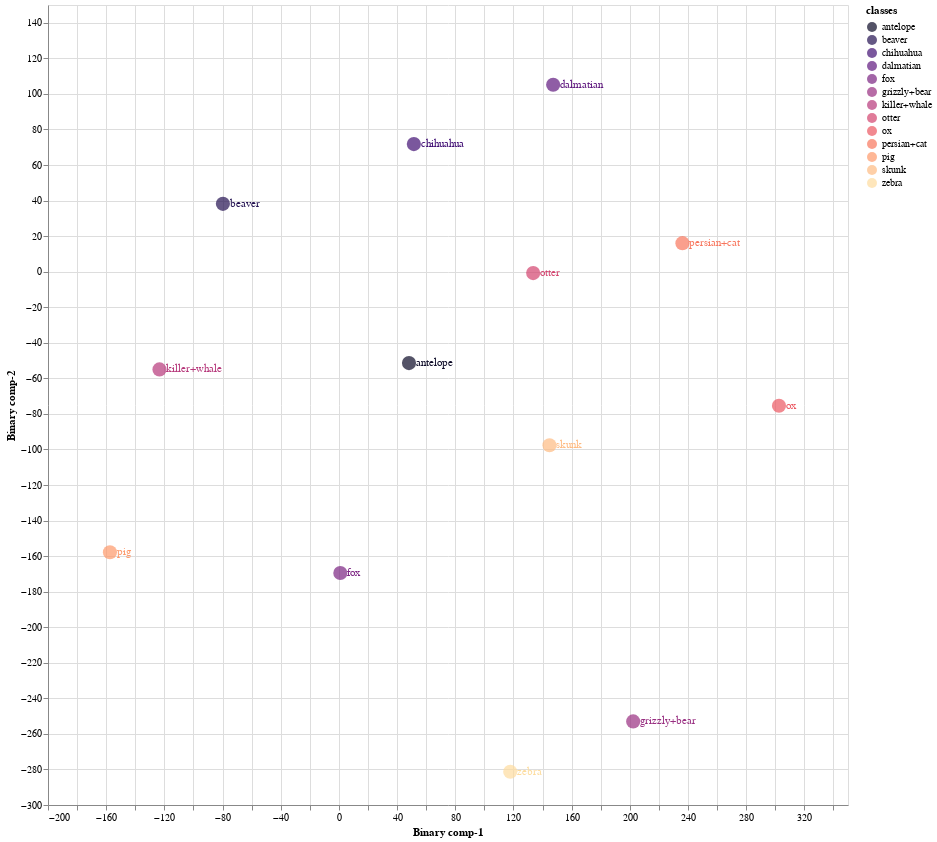
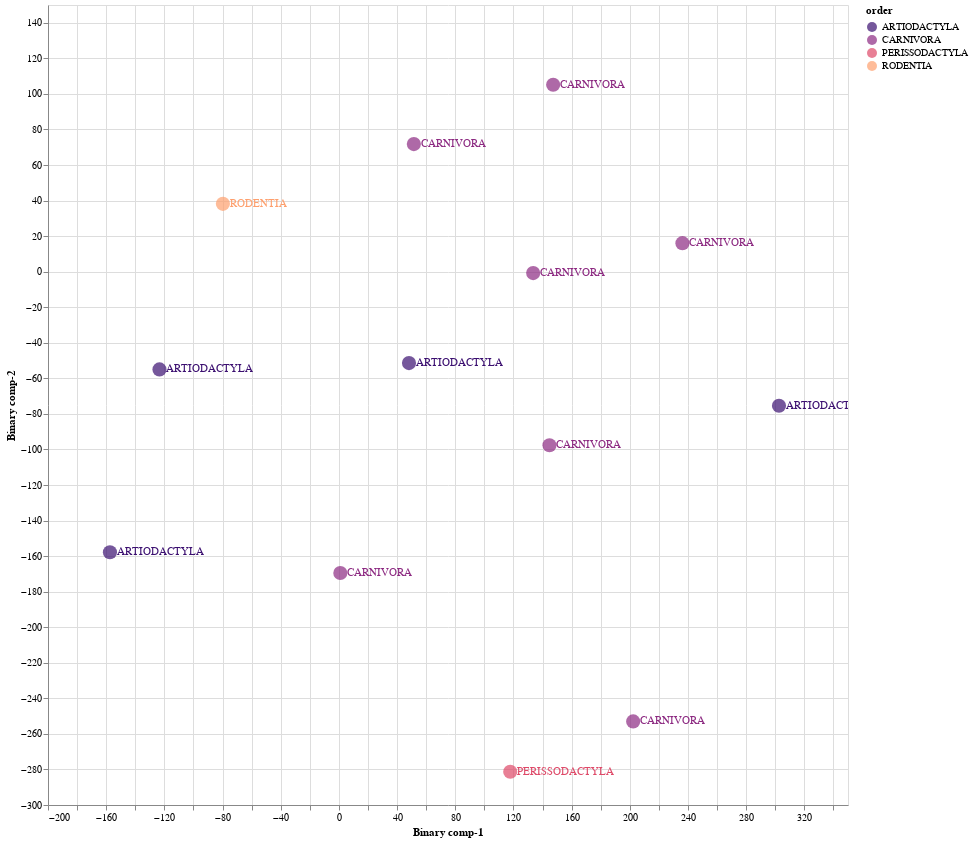

The code cell stored with these charts, in order, in its notebook:
### Markdown cell above
### 8.2 Train Validation Split 02

### Code cell
Train02 = CZSL(mode = "Train", 
               split = 2, 
               DNN = ProjectionNetwork1, 
               epochs = 20, 
               bs = 16, 
               numunits = 1024, 
               lr = 0.1, 
               optimiser = nn.Sigmoid(), 
               dropout = 0.2, 
               mom = 0, 
               wd = 0,  
               device = 'cuda', 
               checkpoint = CP2, 
               pred_type = 'Probabilistic', 
               dist_type = 'cosine')

#mode
#1. "Train" - Use Train Val split
#2. "Test" - For Unseen Test Data

#split
# 1 -Train/Val Split 1
# 2 -Train/Val Split 2
# 3 -Train/Val Split 3

#pred_type
#1. "Probabilistic" - continous real numbers giving probability for prdiction to be 1
#2. "Deterministic" - 1 or 0 prediction values

#dist_type
#1. euclidean
#2. cosine
#3. hamming
#4. jaccard

### Figure 1 — Vega-Lite specification as saved in the notebook (floating-point values rounded to 4 significant figures)
{"config": {"view": {"continuousWidth": 400, "continuousHeight": 300}}, "layer": [{"mark": {"type": "circle", "size": 200}, "encoding": {"color": {"field": "classes", "scale": {"scheme": "Magma"}, "type": "nominal"}, "x": {"field": "Binary comp-1", "type": "quantitative"}, "y": {"field": "Binary comp-2", "type": "quantitative"}}, "height": 800, "selection": {"selector003": {"type": "interval", "bind": "scales", "encodings": ["x", "y"]}}, "width": 800}, {"mark": {"type": "text", "align": "left", "baseline": "middle", "dx": 7}, "encoding": {"color": {"field": "classes", "scale": {"scheme": "Magma"}, "type": "nominal"}, "text": {"field": "classes", "type": "nominal"}, "x": {"field": "Binary comp-1", "type": "quantitative"}, "y": {"field": "Binary comp-2", "type": "quantitative"}}, "height": 800, "width": 800}], "data": {"name": "data-ccb7bb21ab5ab3009556dcadf47fdb70"}, "$schema": "https://vega.github.io/schema/vega-lite/v4.17.0.json", "datasets": {"data-ccb7bb21ab5ab3009556dcadf47fdb70": [{"Binary comp-1": 48.18, "Binary comp-2": -51.42, "classes": "antelope", "sciName": "Antilope_cervicapra", "animal_label": 1, "animal_class": "antelope", "mainCommonName": "Blackbuck", "otherCommonNames": "Indian Antelope", "class": "Mammalia", "infraclass": "Placentalia", "magnorder": "Boreoeutheria", "superorder": "Laurasiatheria", "order": "ARTIODACTYLA", "suborder": "RUMINANTIA", "infraorder": "PECORA", "parvorder": null, "superfamily": null, "family": "BOVIDAE", "subfamily": "ANTILOPINAE", "tribe": "ANTILOPINI", "genus": "Antilope"}, {"Binary comp-1": 202.3, "Binary comp-2": -253.0, "classes": "grizzly+bear", "sciName": "Ursus_arctos", "animal_label": 2, "animal_class": "grizzly+bear", "mainCommonName": "Brown Bear", "otherCommonNames": "Grizzly Bear|Kodiak Bear", "class": "Mammalia", "infraclass": "Placentalia", "magnorder": "Boreoeutheria", "superorder": "Laurasiatheria", "order": "CARNIVORA", "suborder": "CANIFORMIA", "infraorder": "ARCTOIDEA", "parvorder": null, "superfamily": "URSOIDEA", "family": "URSIDAE", "subfamily": "URSINAE", "tribe": null, "genus": "Ursus"}, {"Binary comp-1": -123.4, "Binary comp-2": -54.97, "classes": "killer+whale", "sciName": "Orcinus_orca", "animal_label": 3, "animal_class": "killer+whale", "mainCommonName": "Killer Whale", "otherCommonNames": "Orca", "class": "Mammalia", "infraclass": "Placentalia", "magnorder": "Boreoeutheria", "superorder": "Laurasiatheria", "order": "ARTIODACTYLA", "suborder": "WHIPPOMORPHA", "infraorder": "CETACEA", "parvorder": "ODONTOCETI", "superfamily": "DELPHINOIDEA", "family": "DELPHINIDAE", "subfamily": "INCERTAE SEDIS", "tribe": null, "genus": "Orcinus"}, {"Binary comp-1": -79.76, "Binary comp-2": 38.17, "classes": "beaver", "sciName": "Aplodontia_rufa", "animal_label": 4, "animal_class": "beaver", "mainCommonName": "Mountain Beaver", "otherCommonNames": "Boomer|Sewellel|Point Arena Mountain Beaver|Point Reyes Mountain Beaver", "class": "Mammalia", "infraclass": "Placentalia", "magnorder": "Boreoeutheria", "superorder": "Euarchontoglires", "order": "RODENTIA", "suborder": "SCIUROMORPHA", "infraorder": null, "parvorder": null, "superfamily": null, "family": "APLODONTIIDAE", "subfamily": null, "tribe": null, "genus": "Aplodontia"}, {"Binary comp-1": 147.3, "Binary comp-2": 105.1, "classes": "dalmatian", "sciName": "Canis_familiaris", "animal_label": 5, "animal_class": "dalmatian", "mainCommonName": "Domestic Dog", "otherCommonNames": "Dog|Dingo|Feral Dog|New Guinea Singing Dog|Village Dog", "class": "Mammalia", "infraclass": "Placentalia", "magnorder": "Boreoeutheria", "superorder": "Laurasiatheria", "order": "CARNIVORA", "suborder": "CANIFORMIA", "infraorder": "CANOIDEA", "parvorder": null, "superfamily": null, "family": "CANIDAE", "subfamily": null, "tribe": null, "genus": "Canis"}, {"Binary comp-1": 236.2, "Binary comp-2": 16.02, "classes": "persian+cat", "sciName": "Felis_catus", "animal_label": 6, "animal_class": "persian+cat", "mainCommonName": "Domestic Cat", "otherCommonNames": "Cat", "class": "Mammalia", "infraclass": "Placentalia", "magnorder": "Boreoeutheria", "superorder": "Laurasiatheria", "order": "CARNIVORA", "suborder": "FELIFORMIA", "infraorder": "FELOIDEA", "parvorder": null, "superfamily": null, "family": "FELIDAE", "subfamily": "FELINAE", "tribe": null, "genus": "Felis"}, {"Binary comp-1": 144.8, "Binary comp-2": -97.63, "classes": "skunk", "sciName": "Spilogale_putorius", "animal_label": 11, "animal_class": "skunk", "mainCommonName": "Alleghanian Spotted Skunk", "otherCommonNames": "Eastern Spotted Skunk", "class": "Mammalia", "infraclass": "Placentalia", "magnorder": "Boreoeutheria", "superorder": "Laurasiatheria", "order": "CARNIVORA", "suborder": "CANIFORMIA", "infraorder": "ARCTOIDEA", "parvorder": null, "superfamily": "MUSTELOIDEA", "family": "MEPHITIDAE", "subfamily": "MEPHITINAE", "tribe": null, "genus": "Spilogale"}, {"Binary comp-1": 302.6, "Binary comp-2": -75.41, "classes": "ox", "sciName": "Bos_sauveli", "animal_label": 21, "animal_class": "ox", "mainCommonName": "Kouprey", "otherCommonNames": "Gray Ox|Indochinese Forest Ox", "class": "Mammalia", "infraclass": "Placentalia", "magnorder": "Boreoeutheria", "superorder": "Laurasiatheria", "order": "ARTIODACTYLA", "suborder": "RUMINANTIA", "infraorder": "PECORA", "parvorder": null, "superfamily": null, "family": "BOVIDAE", "subfamily": "BOVINAE", "tribe": "BOVINI", "genus": "Bos"}, {"Binary comp-1": 0.9702, "Binary comp-2": -169.5, "classes": "fox", "sciName": "Vulpes_lagopus", "animal_label": 22, "animal_class": "fox", "mainCommonName": "Arctic Fox", "otherCommonNames": "Polar Fox", "class": "Mammalia", "infraclass": "Placentalia", "magnorder": "Boreoeutheria", "superorder": "Laurasiatheria", "order": "CARNIVORA", "suborder": "CANIFORMIA", "infraorder": "CANOIDEA", "parvorder": null, "superfamily": null, "family": "CANIDAE", "subfamily": null, "tribe": null, "genus": "Vulpes"}, {"Binary comp-1": 51.52, "Binary comp-2": 71.76, "classes": "chihuahua", "sciName": "Canis_familiaris", "animal_label": 33, "animal_class": "chihuahua", "mainCommonName": "Domestic Dog", "otherCommonNames": "Dog|Dingo|Feral Dog|New Guinea Singing Dog|Village Dog", "class": "Mammalia", "infraclass": "Placentalia", "magnorder": "Boreoeutheria", "superorder": "Laurasiatheria", "order": "CARNIVORA", "suborder": "CANIFORMIA", "infraorder": "CANOIDEA", "parvorder": null, "superfamily": null, "family": "CANIDAE", "subfamily": null, "tribe": null, "genus": "Canis"}, {"Binary comp-1": 133.6, "Binary comp-2": -0.8111, "classes": "otter", "sciName": "Aonyx_capensis", "animal_label": 36, "animal_class": "otter", "mainCommonName": "African Clawless Otter", "otherCommonNames": "Cape Clawless Otter", "class": "Mammalia", "infraclass": "Placentalia", "magnorder": "Boreoeutheria", "superorder": "Laurasiatheria", "order": "CARNIVORA", "suborder": "CANIFORMIA", "infraorder": "ARCTOIDEA", "parvorder": null, "superfamily": "MUSTELOIDEA", "family": "MUSTELIDAE", "subfamily": "LUTRINAE", "tribe": null, "genus": "Aonyx"}, {"Binary comp-1": 117.8, "Binary comp-2": -281.3, "classes": "zebra", "sciName": "Equus_grevyi", "animal_label": 38, "animal_class": "zebra", "mainCommonName": "Grevy's Zebra", "otherCommonNames": "Imperial Zebra", "class": "Mammalia", "infraclass": "Placentalia", "magnorder": "Boreoeutheria", "superorder": "Laurasiatheria", "order": "PERISSODACTYLA", "suborder": "HIPOMORPHA", "infraorder": null, "parvorder": null, "superfamily": null, "family": "EQUIDAE", "subfamily": null, "tribe": null, "genus": "Equus"}, {"Binary comp-1": -157.4, "Binary comp-2": -157.9, "classes": "pig", "sciName": "Sus_domesticus", "animal_label": 42, "animal_class": "pig", "mainCommonName": "Domestic Pig", "otherCommonNames": "Hog|Pig|Swine", "class": "Mammalia", "infraclass": "Placentalia", "magnorder": "Boreoeutheria", "superorder": "Laurasiatheria", "order": "ARTIODACTYLA", "suborder": "SUINA", "infraorder": null, "parvorder": null, "superfamily": null, "family": "SUIDAE", "subfamily": null, "tribe": null, "genus": "Sus"}]}}

### Figure 2 — Vega-Lite specification as saved in the notebook (floating-point values rounded to 4 significant figures)
{"config": {"view": {"continuousWidth": 400, "continuousHeight": 300}}, "layer": [{"mark": {"type": "circle", "size": 200}, "encoding": {"color": {"field": "order", "scale": {"scheme": "Magma"}, "type": "nominal"}, "x": {"field": "Binary comp-1", "type": "quantitative"}, "y": {"field": "Binary comp-2", "type": "quantitative"}}, "height": 800, "selection": {"selector004": {"type": "interval", "bind": "scales", "encodings": ["x", "y"]}}, "width": 800}, {"mark": {"type": "text", "align": "left", "baseline": "middle", "dx": 7}, "encoding": {"color": {"field": "order", "scale": {"scheme": "Magma"}, "type": "nominal"}, "text": {"field": "order", "type": "nominal"}, "x": {"field": "Binary comp-1", "type": "quantitative"}, "y": {"field": "Binary comp-2", "type": "quantitative"}}, "height": 800, "width": 800}], "data": {"name": "data-ccb7bb21ab5ab3009556dcadf47fdb70"}, "$schema": "https://vega.github.io/schema/vega-lite/v4.17.0.json", "datasets": {"data-ccb7bb21ab5ab3009556dcadf47fdb70": [{"Binary comp-1": 48.18, "Binary comp-2": -51.42, "classes": "antelope", "sciName": "Antilope_cervicapra", "animal_label": 1, "animal_class": "antelope", "mainCommonName": "Blackbuck", "otherCommonNames": "Indian Antelope", "class": "Mammalia", "infraclass": "Placentalia", "magnorder": "Boreoeutheria", "superorder": "Laurasiatheria", "order": "ARTIODACTYLA", "suborder": "RUMINANTIA", "infraorder": "PECORA", "parvorder": null, "superfamily": null, "family": "BOVIDAE", "subfamily": "ANTILOPINAE", "tribe": "ANTILOPINI", "genus": "Antilope"}, {"Binary comp-1": 202.3, "Binary comp-2": -253.0, "classes": "grizzly+bear", "sciName": "Ursus_arctos", "animal_label": 2, "animal_class": "grizzly+bear", "mainCommonName": "Brown Bear", "otherCommonNames": "Grizzly Bear|Kodiak Bear", "class": "Mammalia", "infraclass": "Placentalia", "magnorder": "Boreoeutheria", "superorder": "Laurasiatheria", "order": "CARNIVORA", "suborder": "CANIFORMIA", "infraorder": "ARCTOIDEA", "parvorder": null, "superfamily": "URSOIDEA", "family": "URSIDAE", "subfamily": "URSINAE", "tribe": null, "genus": "Ursus"}, {"Binary comp-1": -123.4, "Binary comp-2": -54.97, "classes": "killer+whale", "sciName": "Orcinus_orca", "animal_label": 3, "animal_class": "killer+whale", "mainCommonName": "Killer Whale", "otherCommonNames": "Orca", "class": "Mammalia", "infraclass": "Placentalia", "magnorder": "Boreoeutheria", "superorder": "Laurasiatheria", "order": "ARTIODACTYLA", "suborder": "WHIPPOMORPHA", "infraorder": "CETACEA", "parvorder": "ODONTOCETI", "superfamily": "DELPHINOIDEA", "family": "DELPHINIDAE", "subfamily": "INCERTAE SEDIS", "tribe": null, "genus": "Orcinus"}, {"Binary comp-1": -79.76, "Binary comp-2": 38.17, "classes": "beaver", "sciName": "Aplodontia_rufa", "animal_label": 4, "animal_class": "beaver", "mainCommonName": "Mountain Beaver", "otherCommonNames": "Boomer|Sewellel|Point Arena Mountain Beaver|Point Reyes Mountain Beaver", "class": "Mammalia", "infraclass": "Placentalia", "magnorder": "Boreoeutheria", "superorder": "Euarchontoglires", "order": "RODENTIA", "suborder": "SCIUROMORPHA", "infraorder": null, "parvorder": null, "superfamily": null, "family": "APLODONTIIDAE", "subfamily": null, "tribe": null, "genus": "Aplodontia"}, {"Binary comp-1": 147.3, "Binary comp-2": 105.1, "classes": "dalmatian", "sciName": "Canis_familiaris", "animal_label": 5, "animal_class": "dalmatian", "mainCommonName": "Domestic Dog", "otherCommonNames": "Dog|Dingo|Feral Dog|New Guinea Singing Dog|Village Dog", "class": "Mammalia", "infraclass": "Placentalia", "magnorder": "Boreoeutheria", "superorder": "Laurasiatheria", "order": "CARNIVORA", "suborder": "CANIFORMIA", "infraorder": "CANOIDEA", "parvorder": null, "superfamily": null, "family": "CANIDAE", "subfamily": null, "tribe": null, "genus": "Canis"}, {"Binary comp-1": 236.2, "Binary comp-2": 16.02, "classes": "persian+cat", "sciName": "Felis_catus", "animal_label": 6, "animal_class": "persian+cat", "mainCommonName": "Domestic Cat", "otherCommonNames": "Cat", "class": "Mammalia", "infraclass": "Placentalia", "magnorder": "Boreoeutheria", "superorder": "Laurasiatheria", "order": "CARNIVORA", "suborder": "FELIFORMIA", "infraorder": "FELOIDEA", "parvorder": null, "superfamily": null, "family": "FELIDAE", "subfamily": "FELINAE", "tribe": null, "genus": "Felis"}, {"Binary comp-1": 144.8, "Binary comp-2": -97.63, "classes": "skunk", "sciName": "Spilogale_putorius", "animal_label": 11, "animal_class": "skunk", "mainCommonName": "Alleghanian Spotted Skunk", "otherCommonNames": "Eastern Spotted Skunk", "class": "Mammalia", "infraclass": "Placentalia", "magnorder": "Boreoeutheria", "superorder": "Laurasiatheria", "order": "CARNIVORA", "suborder": "CANIFORMIA", "infraorder": "ARCTOIDEA", "parvorder": null, "superfamily": "MUSTELOIDEA", "family": "MEPHITIDAE", "subfamily": "MEPHITINAE", "tribe": null, "genus": "Spilogale"}, {"Binary comp-1": 302.6, "Binary comp-2": -75.41, "classes": "ox", "sciName": "Bos_sauveli", "animal_label": 21, "animal_class": "ox", "mainCommonName": "Kouprey", "otherCommonNames": "Gray Ox|Indochinese Forest Ox", "class": "Mammalia", "infraclass": "Placentalia", "magnorder": "Boreoeutheria", "superorder": "Laurasiatheria", "order": "ARTIODACTYLA", "suborder": "RUMINANTIA", "infraorder": "PECORA", "parvorder": null, "superfamily": null, "family": "BOVIDAE", "subfamily": "BOVINAE", "tribe": "BOVINI", "genus": "Bos"}, {"Binary comp-1": 0.9702, "Binary comp-2": -169.5, "classes": "fox", "sciName": "Vulpes_lagopus", "animal_label": 22, "animal_class": "fox", "mainCommonName": "Arctic Fox", "otherCommonNames": "Polar Fox", "class": "Mammalia", "infraclass": "Placentalia", "magnorder": "Boreoeutheria", "superorder": "Laurasiatheria", "order": "CARNIVORA", "suborder": "CANIFORMIA", "infraorder": "CANOIDEA", "parvorder": null, "superfamily": null, "family": "CANIDAE", "subfamily": null, "tribe": null, "genus": "Vulpes"}, {"Binary comp-1": 51.52, "Binary comp-2": 71.76, "classes": "chihuahua", "sciName": "Canis_familiaris", "animal_label": 33, "animal_class": "chihuahua", "mainCommonName": "Domestic Dog", "otherCommonNames": "Dog|Dingo|Feral Dog|New Guinea Singing Dog|Village Dog", "class": "Mammalia", "infraclass": "Placentalia", "magnorder": "Boreoeutheria", "superorder": "Laurasiatheria", "order": "CARNIVORA", "suborder": "CANIFORMIA", "infraorder": "CANOIDEA", "parvorder": null, "superfamily": null, "family": "CANIDAE", "subfamily": null, "tribe": null, "genus": "Canis"}, {"Binary comp-1": 133.6, "Binary comp-2": -0.8111, "classes": "otter", "sciName": "Aonyx_capensis", "animal_label": 36, "animal_class": "otter", "mainCommonName": "African Clawless Otter", "otherCommonNames": "Cape Clawless Otter", "class": "Mammalia", "infraclass": "Placentalia", "magnorder": "Boreoeutheria", "superorder": "Laurasiatheria", "order": "CARNIVORA", "suborder": "CANIFORMIA", "infraorder": "ARCTOIDEA", "parvorder": null, "superfamily": "MUSTELOIDEA", "family": "MUSTELIDAE", "subfamily": "LUTRINAE", "tribe": null, "genus": "Aonyx"}, {"Binary comp-1": 117.8, "Binary comp-2": -281.3, "classes": "zebra", "sciName": "Equus_grevyi", "animal_label": 38, "animal_class": "zebra", "mainCommonName": "Grevy's Zebra", "otherCommonNames": "Imperial Zebra", "class": "Mammalia", "infraclass": "Placentalia", "magnorder": "Boreoeutheria", "superorder": "Laurasiatheria", "order": "PERISSODACTYLA", "suborder": "HIPOMORPHA", "infraorder": null, "parvorder": null, "superfamily": null, "family": "EQUIDAE", "subfamily": null, "tribe": null, "genus": "Equus"}, {"Binary comp-1": -157.4, "Binary comp-2": -157.9, "classes": "pig", "sciName": "Sus_domesticus", "animal_label": 42, "animal_class": "pig", "mainCommonName": "Domestic Pig", "otherCommonNames": "Hog|Pig|Swine", "class": "Mammalia", "infraclass": "Placentalia", "magnorder": "Boreoeutheria", "superorder": "Laurasiatheria", "order": "ARTIODACTYLA", "suborder": "SUINA", "infraorder": null, "parvorder": null, "superfamily": null, "family": "SUIDAE", "subfamily": null, "tribe": null, "genus": "Sus"}]}}
